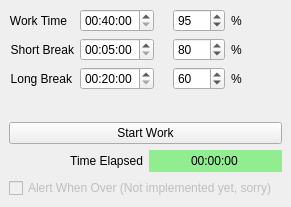
<?xml version="1.0" encoding="UTF-8"?>
<ui version="4.0">
 <class>MainWindow</class>
 <widget class="QMainWindow" name="MainWindow">
  <property name="geometry">
   <rect>
    <x>0</x>
    <y>0</y>
    <width>291</width>
    <height>207</height>
   </rect>
  </property>
  <property name="windowTitle">
   <string>NicePomo</string>
  </property>
  <property name="animated">
   <bool>false</bool>
  </property>
  <widget class="QWidget" name="centralwidget">
   <layout class="QVBoxLayout" name="verticalLayout_2">
    <item>
     <layout class="QHBoxLayout" name="horizontalLayout_5">
      <item>
       <layout class="QFormLayout" name="formLayout">
        <item row="0" column="0">
         <widget class="QLabel" name="workTimeLabel">
          <property name="text">
           <string>Work Time</string>
          </property>
          <property name="alignment">
           <set>Qt::AlignRight|Qt::AlignTrailing|Qt::AlignVCenter</set>
          </property>
         </widget>
        </item>
        <item row="0" column="1">
         <widget class="QTimeEdit" name="workTimeBox">
          <property name="enabled">
           <bool>true</bool>
          </property>
          <property name="displayFormat">
           <string>HH:mm:ss</string>
          </property>
          <property name="time">
           <time>
            <hour>0</hour>
            <minute>40</minute>
            <second>0</second>
           </time>
          </property>
         </widget>
        </item>
        <item row="1" column="0">
         <widget class="QLabel" name="shortBreakLabel">
          <property name="text">
           <string>Short Break</string>
          </property>
          <property name="alignment">
           <set>Qt::AlignRight|Qt::AlignTrailing|Qt::AlignVCenter</set>
          </property>
         </widget>
        </item>
        <item row="1" column="1">
         <widget class="QTimeEdit" name="restTimeBox">
          <property name="enabled">
           <bool>true</bool>
          </property>
          <property name="displayFormat">
           <string>HH:mm:ss</string>
          </property>
          <property name="time">
           <time>
            <hour>0</hour>
            <minute>5</minute>
            <second>0</second>
           </time>
          </property>
         </widget>
        </item>
        <item row="2" column="0">
         <widget class="QLabel" name="longBreakLabel">
          <property name="text">
           <string>Long Break</string>
          </property>
          <property name="alignment">
           <set>Qt::AlignRight|Qt::AlignTrailing|Qt::AlignVCenter</set>
          </property>
         </widget>
        </item>
        <item row="2" column="1">
         <widget class="QTimeEdit" name="longRestTimeBox">
          <property name="enabled">
           <bool>true</bool>
          </property>
          <property name="displayFormat">
           <string>HH:mm:ss</string>
          </property>
          <property name="time">
           <time>
            <hour>0</hour>
            <minute>20</minute>
            <second>0</second>
           </time>
          </property>
         </widget>
        </item>
       </layout>
      </item>
      <item>
       <layout class="QFormLayout" name="formLayout_2">
        <item row="0" column="0">
         <widget class="QLabel" name="redThresholdLabel">
          <property name="text">
           <string/>
          </property>
          <property name="pixmap">
           <pixmap resource="pomo.qrc">:/images/PomoRed.png</pixmap>
          </property>
          <property name="scaledContents">
           <bool>true</bool>
          </property>
         </widget>
        </item>
        <item row="0" column="1">
         <layout class="QHBoxLayout" name="horizontalLayout">
          <item>
           <widget class="QSpinBox" name="redThresholdInput">
            <property name="maximum">
             <number>100</number>
            </property>
            <property name="value">
             <number>95</number>
            </property>
           </widget>
          </item>
          <item>
           <widget class="QLabel" name="label">
            <property name="text">
             <string>%</string>
            </property>
           </widget>
          </item>
         </layout>
        </item>
        <item row="1" column="0">
         <widget class="QLabel" name="orangeThresholdLabel">
          <property name="text">
           <string/>
          </property>
          <property name="pixmap">
           <pixmap resource="pomo.qrc">:/images/PomoOrange.png</pixmap>
          </property>
          <property name="scaledContents">
           <bool>true</bool>
          </property>
         </widget>
        </item>
        <item row="1" column="1">
         <layout class="QHBoxLayout" name="horizontalLayout_2">
          <item>
           <widget class="QSpinBox" name="orangeThresholdInput">
            <property name="maximum">
             <number>100</number>
            </property>
            <property name="value">
             <number>80</number>
            </property>
           </widget>
          </item>
          <item>
           <widget class="QLabel" name="label_2">
            <property name="text">
             <string>%</string>
            </property>
           </widget>
          </item>
         </layout>
        </item>
        <item row="2" column="0">
         <widget class="QLabel" name="yellowThresholdLabel">
          <property name="text">
           <string/>
          </property>
          <property name="pixmap">
           <pixmap resource="pomo.qrc">:/images/PomoYellow.png</pixmap>
          </property>
          <property name="scaledContents">
           <bool>true</bool>
          </property>
         </widget>
        </item>
        <item row="2" column="1">
         <layout class="QHBoxLayout" name="horizontalLayout_3">
          <item>
           <widget class="QSpinBox" name="yellowThresholdInput">
            <property name="maximum">
             <number>100</number>
            </property>
            <property name="value">
             <number>60</number>
            </property>
           </widget>
          </item>
          <item>
           <widget class="QLabel" name="label_3">
            <property name="text">
             <string>%</string>
            </property>
           </widget>
          </item>
         </layout>
        </item>
       </layout>
      </item>
     </layout>
    </item>
    <item>
     <layout class="QVBoxLayout" name="verticalLayout">
      <item>
       <widget class="QPushButton" name="startButton">
        <property name="text">
         <string>Start Work</string>
        </property>
       </widget>
      </item>
      <item>
       <layout class="QHBoxLayout" name="horizontalLayout_4">
        <item>
         <widget class="QLabel" name="elapsedLabel">
          <property name="text">
           <string>Time Elapsed</string>
          </property>
          <property name="alignment">
           <set>Qt::AlignRight|Qt::AlignTrailing|Qt::AlignVCenter</set>
          </property>
         </widget>
        </item>
        <item>
         <widget class="QTimeEdit" name="timeElapsedBox">
          <property name="enabled">
           <bool>false</bool>
          </property>
          <property name="styleSheet">
           <string notr="true">background-color:lightgreen;
color:black;</string>
          </property>
          <property name="frame">
           <bool>false</bool>
          </property>
          <property name="alignment">
           <set>Qt::AlignCenter</set>
          </property>
          <property name="buttonSymbols">
           <enum>QAbstractSpinBox::NoButtons</enum>
          </property>
          <property name="keyboardTracking">
           <bool>true</bool>
          </property>
          <property name="displayFormat">
           <string>HH:mm:ss</string>
          </property>
         </widget>
        </item>
       </layout>
      </item>
      <item>
       <widget class="QCheckBox" name="alertWhenOver">
        <property name="enabled">
         <bool>false</bool>
        </property>
        <property name="text">
         <string>Alert When Over (Not implemented yet, sorry)</string>
        </property>
       </widget>
      </item>
     </layout>
    </item>
   </layout>
  </widget>
 </widget>
 <resources>
  <include location="pomo.qrc"/>
 </resources>
 <connections/>
</ui>
